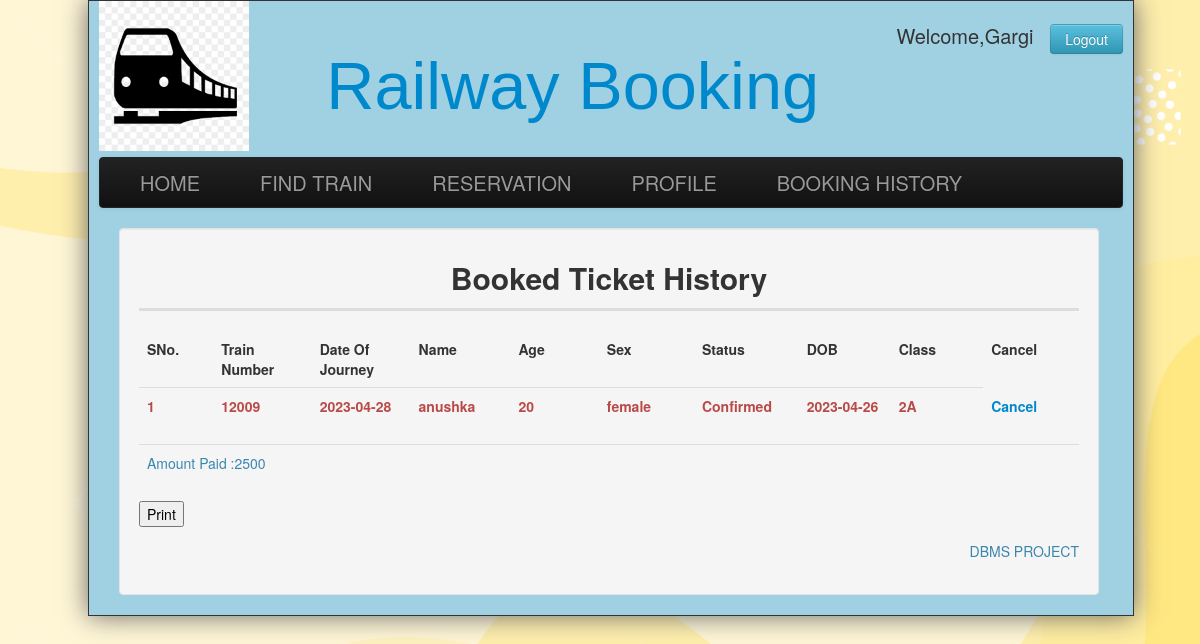
The app's page /ViewFullStatus.php?Tnumber=12009&doj=2023-04-28&fromstn=SURAT&tostn=BARODA&DOB=2023-04-26 (signed in) with its own data.
### tables this page shows
CREATE TABLE `booking` (
  `uname` varchar(15) NOT NULL,
  `Tnumber` int(11) NOT NULL,
  `class` varchar(2) NOT NULL,
  `doj` date NOT NULL,
  `DOB` date NOT NULL,
  `fromstn` varchar(15) NOT NULL,
  `tostn` varchar(15) NOT NULL,
  `Name` varchar(15) NOT NULL,
  `Age` int(11) NOT NULL,
  `sex` varchar(10) NOT NULL,
  `Status` varchar(20) NOT NULL
);

### ViewFullStatus.php (the view, shortened to what this page needs)
<?php
require('firstimport.php');
$tbl_name="booking";
mysqli_select_db($conn,"$db_name") or die("cannot select db");
	$name1=$_SESSION['name'];
	$tno=$_GET['Tnumber'];
	$doj=$_GET['doj'];
	$fromstn=$_GET['fromstn'];
	$tostn=$_GET['tostn'];
	$DOB=$_GET['DOB'];
	$sql="SELECT Tnumber,doj,Name,Age,Sex,Status,DOB,class FROM $tbl_name WHERE (uname='$name1' and Tnumber='$tno' and doj='$doj' and DOB='$DOB' and fromstn='$fromstn' and tostn='$tostn')";
	$result=mysqli_query($conn,$sql);
?>
	<!DOCTYPE html>
<html>
<head>
	<link href="css/bootstrap.min.css" rel="stylesheet">
	<link href="css/Default.css" rel="stylesheet">
</head>
<body>
	<div class="wrap">
		<div class="header">
			<div style="float:left;width:150px;">
				<img src="images/rlogo.png"/>
			</div>
			<div>
			<div style="float:right; font-size:20px;margin-top:20px;">
			<?php
			 if(isset($_SESSION['name']))
			 {
			 echo "Welcome,".$_SESSION['name']."&nbsp;&nbsp;&nbsp;<a href=\"logout.php\" class=\"btn btn-info\">Logout</a>";
			 }
			 ?>
			</div>
			<div id="heading">
				<a href="index.php">Railway Booking</a>
			</div>
			</div>
		</div>
		<div class="navbar navbar-inverse" >
			<div class="navbar-inner">
				<div class="container" >
				<a class="brand" href="index.php" >HOME</a>
				<a class="brand" href="train.php" >FIND TRAIN</a>
				<a class="brand" href="reservation.php">RESERVATION</a>
				<a class="brand" href="profile.php">PROFILE</a>
				<a class="brand" href="booking.php">BOOKING HISTORY</a>
				</div>
			</div>
		</div>
		<div class="span12 well">
			<div align="center" style="border-bottom: 3px solid #ddd;">
				<h2>Booked Ticket History </h2>
			</div>
			<br>
	<div >
				<table  class="table">
				<col width="90">
					<col width="90">
				<col width="90">
				<col width="110">
				<col width="90">
				<col width="90">
				<col width="90">
				<col width="90">
				<tr>
					<th style="width:10px;border-top:0px;">SNo.</th>
					<th style="width:100px;border-top:0px;">Train Number</th>
					<th style="width:100px;border-top:0px;">Date Of Journey</th>
					<th style="width:100px;border-top:0px;">Name</th>
					<th style="width:100px;border-top:0px;">Age</th>
					<th style="width:100px;border-top:0px;">Sex</th>
					<th style="width:100px;border-top:0px;">Status</th>
					<th style="width:100px;border-top:0px;">DOB</th>
					<th style="width:100px;border-top:0px;">Class</th>
					<th style="width:100px;border-top:0px;">Cancel</th>
				</tr>
				<?php
				$n=1;
				while($row=mysqli_fetch_array($result)){
					if($n%2!=0)
					{
				?>
				<tr class="text-error">
					<th style="width:10px;"> <?php echo $n; ?> </th>
					<th style="width:100px;"> <?php echo $row['Tnumber']; ?> </th>
					<th style="width:100px;"> <?php echo $row['doj']; ?> </th>
					<th style="width:100px;"> <?php echo $row['Name']; ?> </th>
					<th style="width:100px;"> <?php echo $row['Age']; ?> </th>
					<th style="width:100px;"> <?php echo $row['Sex']; ?> </th>
					<th style="width:100px;"> <?php echo $row['Status']; ?> </th>
					<th style="width:100px;"> <?php echo $row['DOB']; ?> </th>
					<th style="width:100px;"> <?php echo $class; ?> </th>
					<th style="border-top:0px;"> <a href="delete.php?Tnumber=<?php echo $row['Tnumber']; ?>& doj= <?php echo $row['doj']; ?> & Name=<?php echo $row['Name']; ?>&Age=<?php echo $row['Age']; ?>& Sex=<?php echo $row['Sex']; ?> & Status=<?php echo $row['Status']; ?>&DOB=<?php echo $row['DOB']; ?> & class=<?php echo $class; ?>" >Cancel </a> </th>
				</tr>
				<?php
					}
					$n++;
				}
				?>
				</table>
				<table class="table">
				<tr class="text-info">
					<td>Amount Paid :<?php $tot=($n-1)*$amt;echo $tot;?></td>
				</tr>
				</table>
								<button onClick="window.print()">Print </button>
		<footer >
		<div style="width:100%;">
			<div style="float:right;">
			<p class="text-right text-info">DBMS PROJECT</p>
			</div>
		</div>
		</footer>
	</div>
</body>
</html>

### css/Default.css (style rules this page uses)
.header { height: 156px; padding: 0; font-size: 14px; width:100%; }
.wrap { position:absolute; width:1024px; background-color:#9fd1e2; padding:0 10px; border:solid 1px; -o-box-shadow: 10px 10px 5px #888888c4; -moz-box-shadow: 10px 10px 5px #888; -webkit-box-shadow: 10px 10px 5px #888; box-shadow: 0px 0px 25px #666; }
#heading { text-align:center; font-size:50pt; font-family:verdana,helvetica,arial,sans-serif; color:#ce6097; padding-top:35pt; line-height:normal; }
.navbar .brand { padding:10px 40px 10px; }
.span12 { margin-right:20px; }

### records on screen
booking: Tnumber "12009", doj "2023-04-28", Name "anushka", Age "20", sex "female", Status "Confirmed", DOB "2023-04-26"

### other values on screen
$_SESSION['name'] "Gargi"
$tot "2500"
